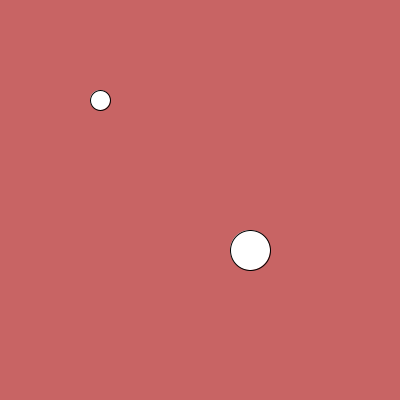
Frame 1 (no input)
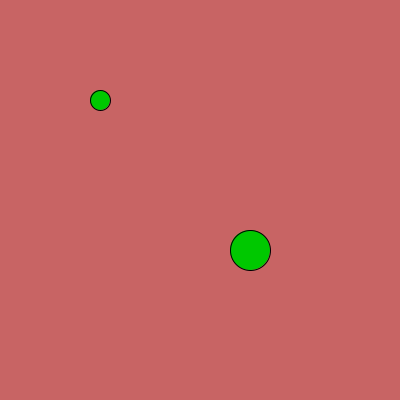
Frame 60 (the mouse pressed at the canvas centre just before this capture)
Frame 120 (the mouse held since frame 60 and released just before this capture): identical to frame 60, image omitted

The Processing sketch that drew these frames (run headless with seeded random() and noise(); from frame 60 on, the mouse is pressed at the canvas centre):

// Processing sketch: processing_149738
// ── processing_149738.pde

int x=100;
int y=100;

int x1=250;
int y1=250;

int r1=20;
int r2=40;

void setup(){
    size(400,400);
}

void draw(){
    background(200,100,100);
    ellipse(x,y,r1,r1);
    ellipse(x1,y1,r2,r2);
    
    if(dist(x1,y1,x,y)<(r1+r2)/2){
        fill(200,0,0);
    }else{
        fill(0,200,0);
    }
}



void keyPressed(){
    if(key=='w'){
        y=y-10;
    }
    else if(key=='a'){
        x=x-10;
    }
    else if(key=='s'){
        y=y+10;
    }
    else if(key=='d'){
        x=x+10;
    }
}
